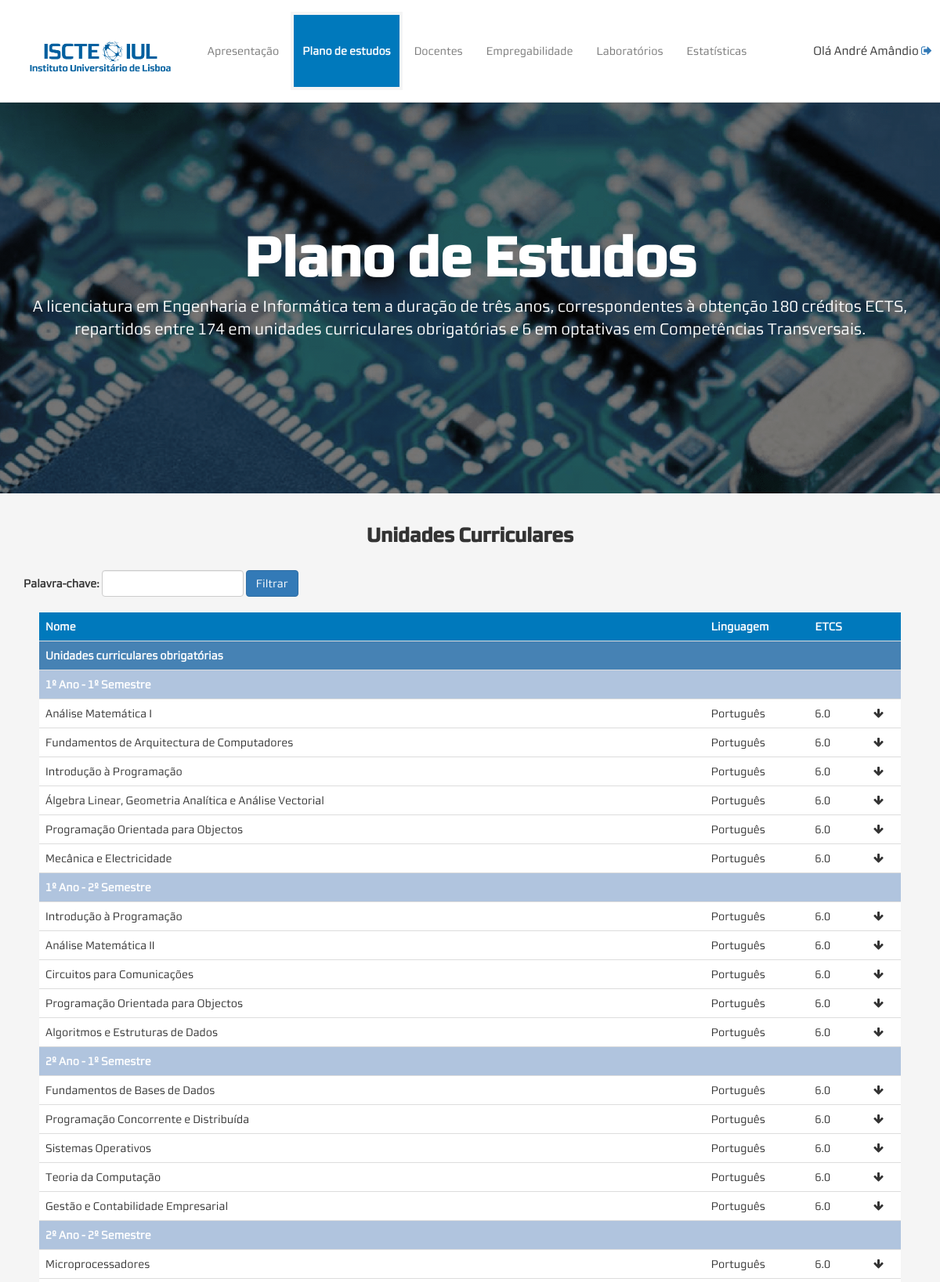
Page /plano-estudos (signed in, upper part) on the committed database.
### _model/user.py (models this page shows, shortened)
class User(db.Model):
	__tablename__ = "users"
	_id = db.Column('id', db.Integer, primary_key=True)
	name = db.Column('name', db.String(150), unique=True)
	email = db.Column('email', db.String(150), unique=True)
	password = db.Column('password', db.String(80))
	created_at = db.Column('created_at' , db.DateTime)
	@login_manager.user_loader
	def load_user(_id):
		return User.query.get(int(_id))

### _model/uc.py (models this page shows, shortened)
class Uc(db.Model):
	__tablename__ = "uc"
	id_uc = db.Column('id_uc', db.Integer, primary_key=True, unique=True, autoincrement=True)
	name = db.Column('name', db.String(150))
	etcs = db.Column('etcs', db.Float)
	semester = db.Column('semester', db.Integer)
	year = db.Column('year', db.Integer)
	goals = db.Column('goals', db.String(550))
	program = db.Column('program', db.String(550))
	evaluation_process = db.Column('evaluation_process', db.String(550))
	id_language = db.Column('id_language', db.Integer)
	id_uc_style = db.Column('id_uc_style', db.Integer)
	uc_optional = db.Column('uc_optional', db.Integer, default=0)
	def get_ucs_semester_year(year,semester, id_uc_style, uc_optional):
		return Uc.query.filter_by(semester=semester, year=year, id_uc_style=id_uc_style, uc_optional=uc_optional).all()
	def get_ucs_plan():
		ucs = []
		ucs.append(Uc.get_ucs_semester_year(1,1, 1, 0))
		ucs.append(Uc.get_ucs_semester_year(1,2, 1, 0))
		ucs.append(Uc.get_ucs_semester_year(2,1, 1, 0))
		ucs.append(Uc.get_ucs_semester_year(2,2, 1, 0))
		ucs.append(Uc.get_ucs_semester_year(3,1, 1, 0))
		ucs.append(Uc.get_ucs_semester_year(3,2, 1, 0))
		ucs.append(Uc.get_ucs_semester_year(1,2, 2, 0))
		ucs.append(Uc.get_ucs_semester_year(1,2, 2, 1))
		return ucs

### app.py (the view)
@app.route('/plano-estudos', methods=['GET', 'POST'])
def plano_estudos():
	ucs = Uc.get_ucs_plan()
	form = UcForm()
	if form.validate_on_submit():
		_filter = form.mysearch.data
		if (current_user.is_authenticated):
			return render_template('plano-estudos.html', user=current_user, ucs = ucs, form=form, _filter=_filter)
		else:
			return render_template('plano-estudos.html', ucs = ucs, form=form, _filter=_filter)
	if (current_user.is_authenticated):
		return render_template('plano-estudos.html', user=current_user, ucs = ucs, form=form, _filter='')
	else:
		return render_template('plano-estudos.html', ucs = ucs, form=form, _filter='')

### templates/_components/ucform.py
class UcForm(FlaskForm):
    mysearch = StringField('Palavra-chave: ', validators=[Length(max=80)])

### _filters/myFilters.py (called while the page is built)
		@app.template_filter('get_language_name')
		def get_language_name(_id):
			return Language.get_name(_id)

### _model/language.py (called while the page is built)
	def get_name(_id):
		name = db.session.query(Language.name).filter_by(id_language=_id).scalar()
		return name

### templates/plano-estudos.html (shortened to what this page needs)
{% extends "base.html" %}
{% import "bootstrap/wtf.html" as wtf %}
{% from "/_macros/custom_macros.html" import tbody_ucs with context %}
{% from "/_macros/custom_macros.html" import parallax with context %}
{% block content_page %}
    {{ parallax('parallax-study','Plano de Estudos','A licenciatura em Engenharia e Informática tem a duração de três anos, correspondentes à obtenção 180 créditos ECTS, repartidos entre 174 em unidades curriculares obrigatórias e 6 em optativas em Competências Transversais.')}}
	<div class="container">
        <br>
        <h2 class="text-center"><b>Unidades Curriculares</b></h2>
        <br>
        <div>
            <form class="form-inline" method="POST" action="{{ url_for('plano_estudos') }}">
                  <div class="form-group">
                    {{ wtf.form_field(form.mysearch) }}
                  </div>
                  <button class="btn btn-primary" type="submit">Filtrar</button>
            </form>
        </div>
        <br>
        {% include "_study-plancomponents/_uc-table.html" %}
    </div>
{% endblock %}

### templates/_macros/custom_macros.html (shortened to what this page needs)
{% macro tbody_ucs(title, ucs) -%}
	<tr class="year-semester">
        <td>{{ title }}</td><td></td><td></td><td></td>
    </tr>
    {% for uc in ucs %}
        {% if _filter in uc.goals or _filter in uc.program or _filter in uc.evaluation_process %}
        	<tr>
        		<td>{{ uc.name }}</td>
        		<td>{{ uc.id_language |get_language_name }}</td>
        		<td>{{ uc.etcs }}</td>
                <td id="uc-show-details"><i id="{{ uc.id_uc }}" class="fa fa-arrow-down clickable" aria-hidden="true" onclick=""></i></td>
        	</tr>
        {% endif %}
	{% endfor %}
{%- endmacro %}
{% macro parallax(img_class, title, span) -%}
    <div class="parallax h500 {{ img_class }}">
        <div class="container text-center">
            <h1 class="white">{{ title}}</h1>
            <span id="parallax-span" class="white">{{ span }}</span>
        </div>
    </div>
{%- endmacro %}

### templates/_components/navbar.html (shortened to what this page needs)
<nav class="navbar navbar-default navbar-fixed-top navbar-container" role="navigation">
    <div class="container">
        <div class="navbar-header">
            <a class="navbar-brand" href="{{ url_for('index') }}">
                <img src="{{ url_for('static', filename='images/iscte.png') }}" alt="logo">
            </a>
        </div>
        <div class="collapse navbar-collapse" id="bs-example-navbar-collapse-1">
            <ul class="nav navbar-nav navbar-right">
                <li><a id="index" href="{{ url_for('index') }}">Apresentação</a></li>
                <li><a id="plano-estudos" href="{{ url_for('plano_estudos') }}">Plano de estudos</a></li>
                <li><a id="docentes" href="{{ url_for('docentes') }}">Docentes</a></li>
                <li><a id="empregabilidade" href="{{ url_for('empregabilidade') }}">Empregabilidade</a></li>
                <li><a id="laboratorios" href="{{ url_for('laboratorios') }}">Laboratórios</a></li>
                <li><a id="estatisticas" href="{{ url_for('estatisticas') }}">Estatísticas</a></li>
                <li>
                    {% if not user %}
                        <a class="init-session" href="{{ url_for('login') }}">Iniciar sessão</a>
                    {% else %}
                        <span>Olá {{ user.name }} <a href="{{ url_for('logout') }}"><i class="fa fa-sign-out" aria-hidden="true"></i></a></span>
                    {% endif %}
                </li>
            </ul>
        </div>
    </div>
</nav>
<div class="break"></div>

### static/css/nav.css (style rules this page uses)
.navbar-container { background-color: #FFFFFF; }
body { margin-top: 125px; }
.navbar-fixed-top .nav { padding: 15px 0; }
.navbar-brand img { height:150%; }
.navbar-brand { line-height: 100px; height: 100px; padding-top: 35px; }
.navbar-nav li a { font-family: 'iul_font'; line-height: 100px; height: 100px; padding-top: 0; }
.navbar-nav li span { font-family: 'iul_font'; line-height: 100px; height: 100px; padding-top: 0; font-size: 15px; padding-left: 70px; }
.navbar-right { margin-right: -20px; }
.a-active { font-family: 'iul_font_bold'; background-color: #0079BC; color: white !important; font-weight: bold; box-shadow: inset 0 0 0 4px whitesmoke; }

### static/css/style.css (style rules this page uses)
body { font-family: iul_font; background-color: whitesmoke; }
h1, b, strong { font-family: iul_font_bold; }
h1 { font-size: 40px; }
h2 { font-size: 25px; }
span { font-size: 15px; }
.table td { vertical-align: middle !important; }
.break { height: 5px; }
.white { color: white; }
.year-semester { background-color: lightsteelblue; color: white; font-weight: bold; }
.clickable { cursor:pointer; }
.parallax.h500 { height: 500px; }
.parallax-study { background: linear-gradient( rgba(0, 0, 0, 0.5), rgba(0, 0, 0, 0.5) ), url("../images/study-plan.png"); background-size: cover; }
.parallax.h500 h1 { padding-top: 140px; font-size: 70px; font-weight: bold; }
.parallax.h500 span { font-size: 20px; }
#parallax-span { display: block; }

### rows in the picture
User: name "André Amândio"
Uc: name "Análise Matemática I", id_language|get_language_name "Português", etcs "6.0"
Uc: name "Fundamentos de Arquitectura de Computadores", id_language|get_language_name "Português", etcs "6.0"
Uc: name "Introdução à Programação", id_language|get_language_name "Português", etcs "6.0"
Uc: name "Álgebra Linear, Geometria Analítica e Análise Vectorial", id_language|get_language_name "Português", etcs "6.0"
Uc: name "Programação Orientada para Objectos", id_language|get_language_name "Português", etcs "6.0"
Uc: name "Mecânica e Electricidade", id_language|get_language_name "Português", etcs "6.0"
Uc: name "Introdução à Programação", id_language|get_language_name "Português", etcs "6.0"
Uc: name "Análise Matemática II", id_language|get_language_name "Português", etcs "6.0"
Uc: name "Circuitos para Comunicações", id_language|get_language_name "Português", etcs "6.0"
Uc: name "Programação Orientada para Objectos", id_language|get_language_name "Português", etcs "6.0"
Uc: name "Algoritmos e Estruturas de Dados", id_language|get_language_name "Português", etcs "6.0"
Uc: name "Fundamentos de Bases de Dados", id_language|get_language_name "Português", etcs "6.0"
Uc: name "Programação Concorrente e Distribuída", id_language|get_language_name "Português", etcs "6.0"
Uc: name "Sistemas Operativos", id_language|get_language_name "Português", etcs "6.0"
Uc: name "Teoria da Computação", id_language|get_language_name "Português", etcs "6.0"
Uc: name "Gestão e Contabilidade Empresarial", id_language|get_language_name "Português", etcs "6.0"
Uc: name "Microprocessadores", id_language|get_language_name "Português", etcs "6.0"

### other values in the picture
{{ title }} "Plano de Estudos"
{{ title }} "1º Ano - 1º Semestre 1º Ano - 2º Semestre 2º Ano - 1º Semestre 2º Ano - 2º Semestre"
